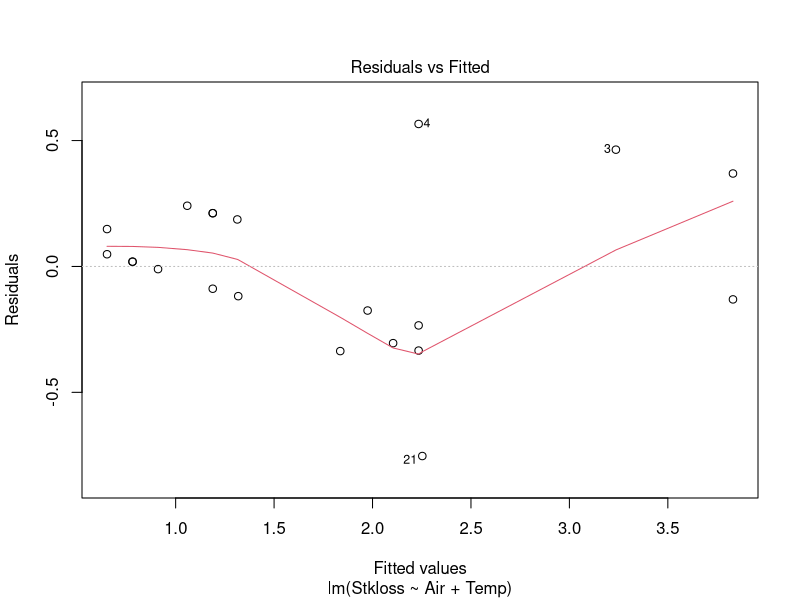
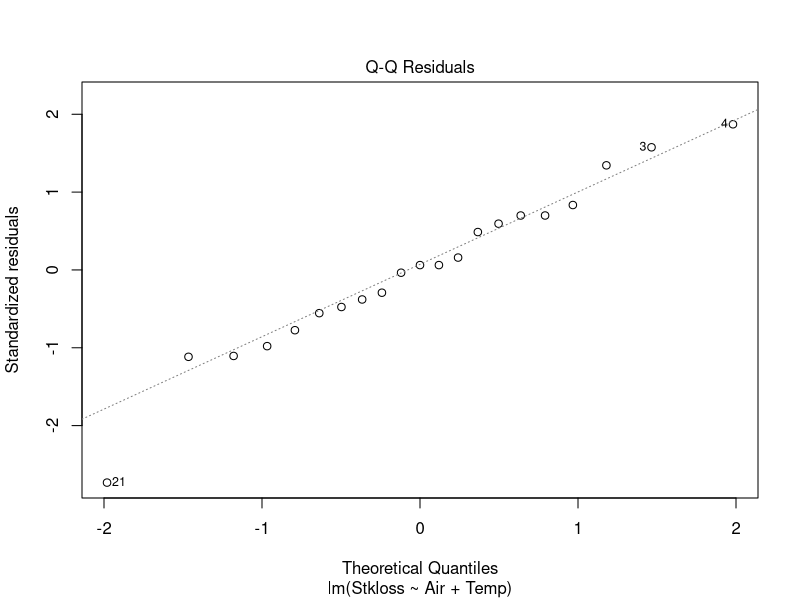
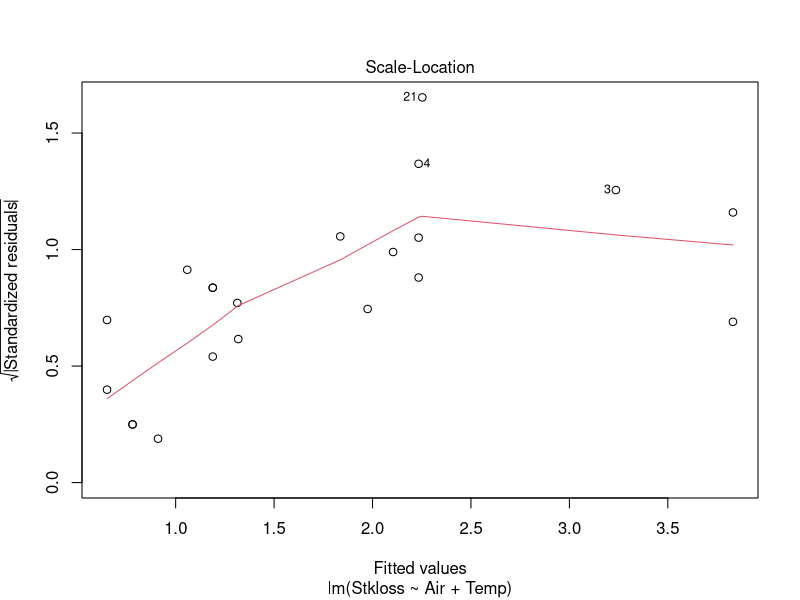
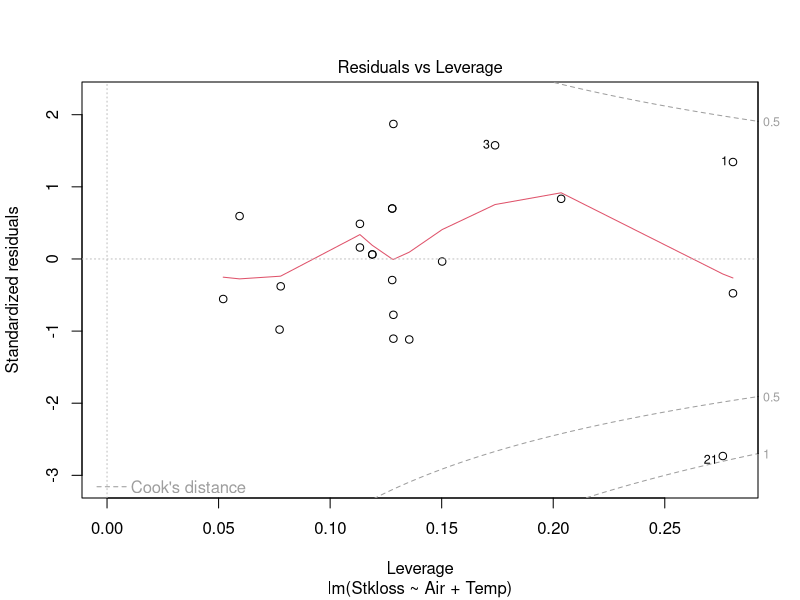

The R source for these figures, in order:
############################################################ 
##              Statistical Modelling 2022                ##
##                  Practical 4                           ##
##                                                        ##
##                Dr.Davide Pigoli                        ##
############################################################

# In this practical we discuss model selection 


# The data are in the file Stackloss.txt on KEATS and you must first download them in your working directory. 
# Read the data in again

Data<-read.table("Stackloss.txt",header=TRUE)
head(Data)
attach(Data)


# 1) Partial F-tests

# Let's start with the full model:

ModelFull <- lm(Stkloss~Air+Temp+Acid)
summary(ModelFull)


# and compare it with the model with only Temp as predictor

ModelRed<-lm(Stkloss~Temp)

# We can carry out the partial F-test to compare this two models
# using the anova() command

anova(ModelRed,ModelFull)

# Discussion point 1: 
# What can you conclude from this result?



# 2) Comparison of non-nested models:

# Partial F-test cannot be used to compare non nested models.

# Consider the model:

Model2<-lm(Stkloss~Air+Acid)
summary(Model2)

# Discussion point 2:

# Look at the summary of the two models, which one is
# better based on the adjusted R2?

# Let's now see other ways to compare the two models:

# AIC can be computed with the function AIC()

AIC(ModelRed)
AIC(Model2)
AIC(ModelFull)

# Discussion point 3:
# Which is the best model based on AIC?

# Optional: Try listing all the possible models 
# based on this 3 predictors and choose the best one based on AIC.


# As seen in the previous practical, predictive R^2 is not
# easily available but needs to be computed.

# Since we want to do that for many models, we are going to define
# a FUNCTION to do it:

pred.R2<-function(model){
  X<-model.matrix(model) # to obtain the design matrix X of the model.
  H<-X%*%solve(t(X)%*%X)%*%t(X)  # this computes the projection matrix H
  h<-diag(H)                    # this extracts the diagonal of the matrix (elements h_ii)
  PRESS<-sum((model$residuals/(1-h))^2) # this computes the Predictive residuals 
  SST<-sum((model$model[,1]-mean(model$model[,1]))^2)                # this computes explicitly the total sum of squares  
  
  # And finally, the predictive R^2:
  Rp<-1-PRESS/SST
  Rp
}


pred.R2(ModelFull)
pred.R2(ModelRed)
pred.R2(Model2)


# Discussion point 4: which one is better?



#3) Step-wise search:

# We now try a step-wise search based on the AIC:

step(ModelFull)

# you can read the final selected model at the end of the
# (long) output
# or save it:

Model.best<-step(ModelFull)
summary(Model.best)

plot(Model.best) 

# Do you see any issue with the model assumptions?

#the first plot shows a pattern that for possitive values the residual is greater an viceversa, so assumptions of normality, indepence, homostatisticity etc may be worng, also the data set is small
# cook distance tells if some point has too much influence, in the lot there is one point that is way lower than the others